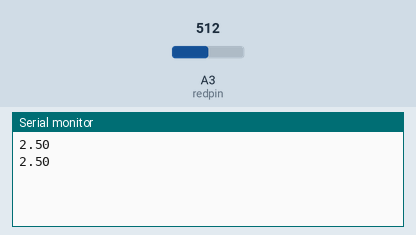
Bench run of a sketch on a simulated Arduino Uno, built with avr-gcc and run on an emulated ATmega328P. Parts: the last lines printed to the serial monitor. The inputs (shaded band) are chosen by the test bench; at power-on: A3 (redpin) = 512.

Above: at 1.8 s.
1.9 s: A3 (redpin) set to 716
At 2.8 s:
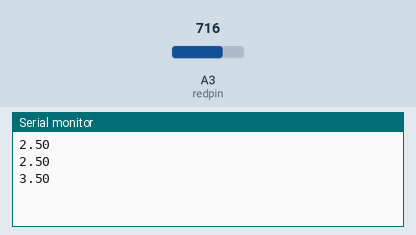
3.4 s: A3 (redpin) set to 900
At 4.4 s:
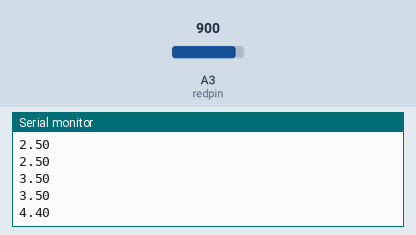
Timing chart, 0 to 6.4 s (numbered marks = the images above; inputs shaded):
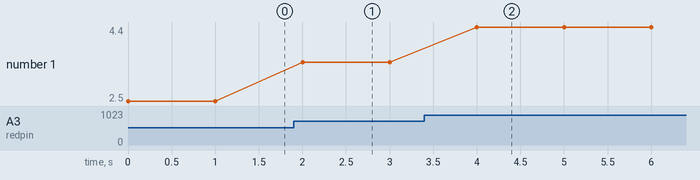

The sketch:

VoltageReader.ino
```cpp
#include "arduino_secrets.h"

int redpin = A3;
float v2 = 0;
int readVal = 0;
int delaytime = 500;

void setup() {
  // put your setup code here, to run once:

pinMode(redpin, INPUT); // recieving an input from the arduino board on A3
Serial.begin(9600); // band in which we communicate

}

void loop() {
  // put your main code here, to run repeatedly:
  readVal = analogRead(redpin); // 10-bit code 0-1023
  v2 = (5./1023.) * readVal; // voltage calculation
  Serial.println(v2); // printing voltage on serial monitor
  delay(1000); // delay input so theres less junk in serial monitor
}
```

arduino_secrets.h
```cpp

```

Measured:
- after the input at 1.9 s, the serial monitor: prints a new line after 0.10 s (image 1)
- after the input at 3.4 s, the serial monitor: prints a new line after 0.60 s (image 2)
- plotted number 1: 2.5 → 3.5 after the input at 1.9 s, 3.5 → 4.4 after the input at 3.4 s
